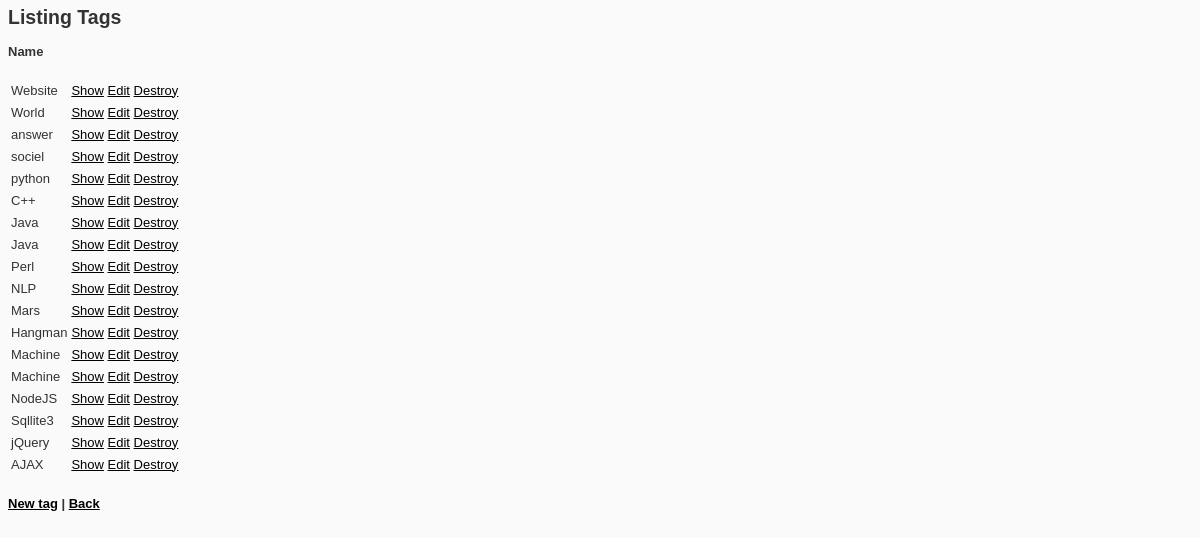
The page /tags/ on the database as committed earlier.
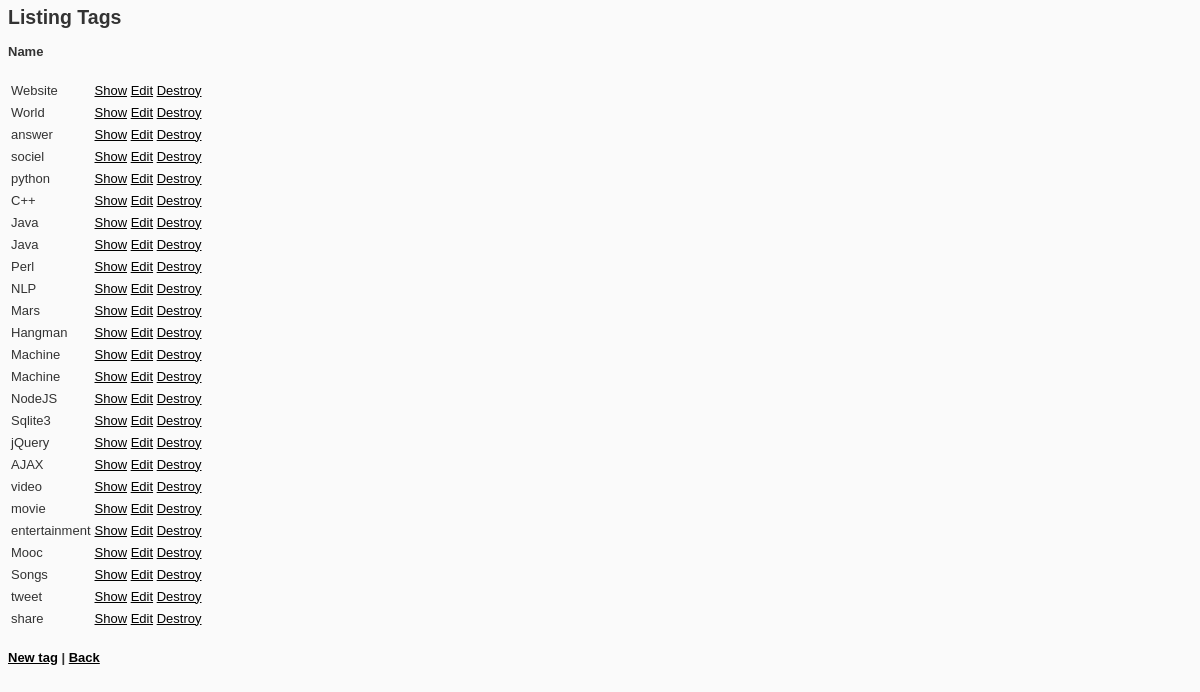
The same page on the database as committed later.
### bookmark/models.py (models this page shows, shortened)
@python_2_unicode_compatible
class T_Tag(models.Model):
	TagID = models.AutoField(primary_key=True)
	Tag = models.CharField(max_length=100)

### bookmark/views.py (the view)
# urls.py: url(r'^tags/$', views.showTags, name='showTags'),
def showTags(request):
	tag_list =  T_Tag.objects.all()
	context = {
	'tag_list': tag_list,
	}
	return render(request,'bookmark/tags.html', context)

### bookmark/templates/bookmark/tags.html (shortened to what this page needs)
{% load staticfiles %}
<link rel="stylesheet" type="text/css" href="{% static 'bookmark/style.css' %}" />
<body>
<h2>Listing Tags</h2>
<h4>Name</h4>
<div id="tags">
<table>
{% if tag_list %}
    {% for tagRow in tag_list %}
        <tr><td>{{ tagRow.Tag }}</td><td> <a href="/tags/{{tagRow.TagID}}">Show</a> <a href="/tags/{{tagRow.TagID}}/edit">Edit</a> <a href="/tags/{{tagRow.TagID}}" class="destroyTag" value="{{tagRow.TagID}}">Destroy</a></td> </tr>
    {% endfor %}
{% else %}
    <p>No tags are available.</p>
{% endif %}
</table>
</div>
<br/>
<b><a href="/tags/new/">New tag</a> | <a href="../">Back</a></b><br/>
</body>

### bookmark/static/bookmark/style.css (style rules this page uses)
body { background-color: #fff; color: #333; font-family: verdana, arial, helvetica, sans-serif; font-size: 13px; line-height: 18px }
p, ol, ul, td { font-family: verdana, arial, helvetica, sans-serif; font-size: 13px; line-height: 18px }
a { color: #000 }
body { background: #fafafa; }

Rows that differ between the two databases and show on the page:
changed T_Tag: Tag "Sqllite3" → "Sqlite3"
added T_Tag: Tag "video", {{ tagRow.TagID }} 19 (drawn)
added T_Tag: Tag "movie", {{ tagRow.TagID }} 20 (drawn)
added T_Tag: Tag "entertainment", {{ tagRow.TagID }} 21 (drawn)
added T_Tag: Tag "Mooc", {{ tagRow.TagID }} 22 (drawn)
added T_Tag: Tag "Songs", {{ tagRow.TagID }} 23 (drawn)
added T_Tag: Tag "tweet", {{ tagRow.TagID }} 24 (drawn)
added T_Tag: Tag "share", {{ tagRow.TagID }} 25 (drawn)
